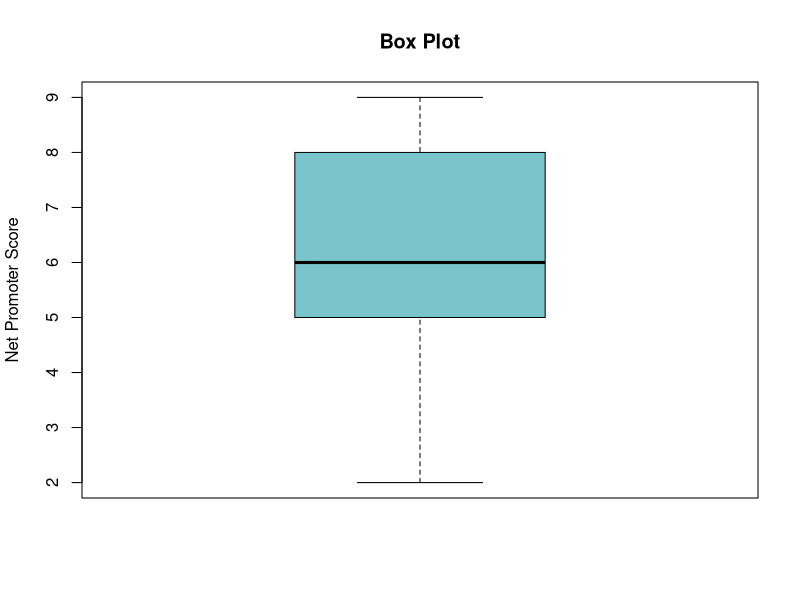
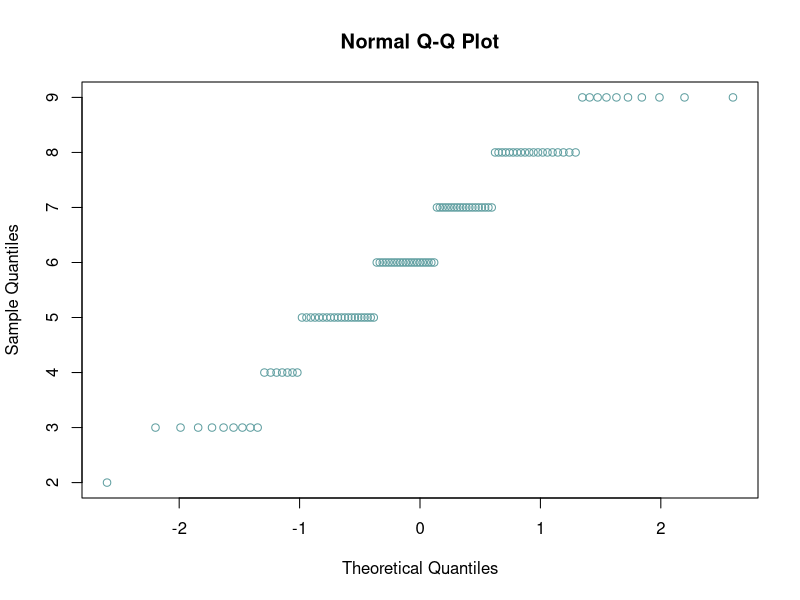
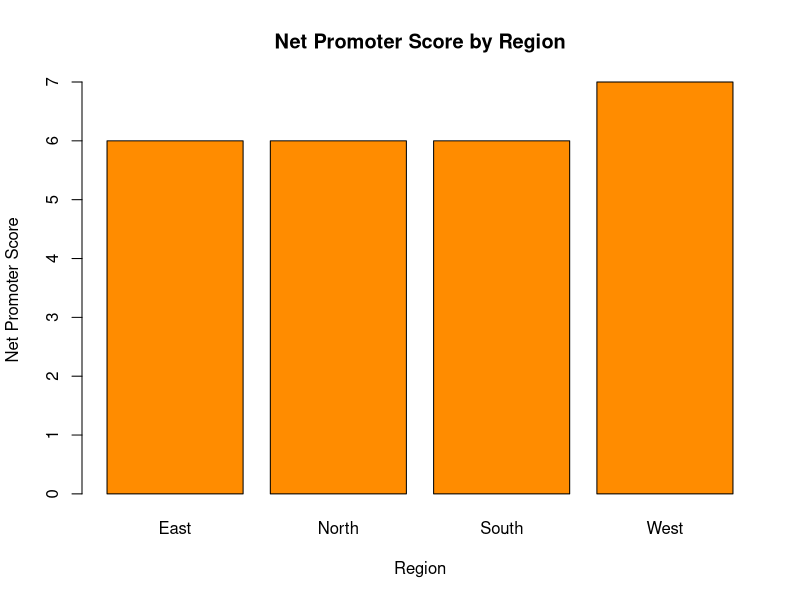
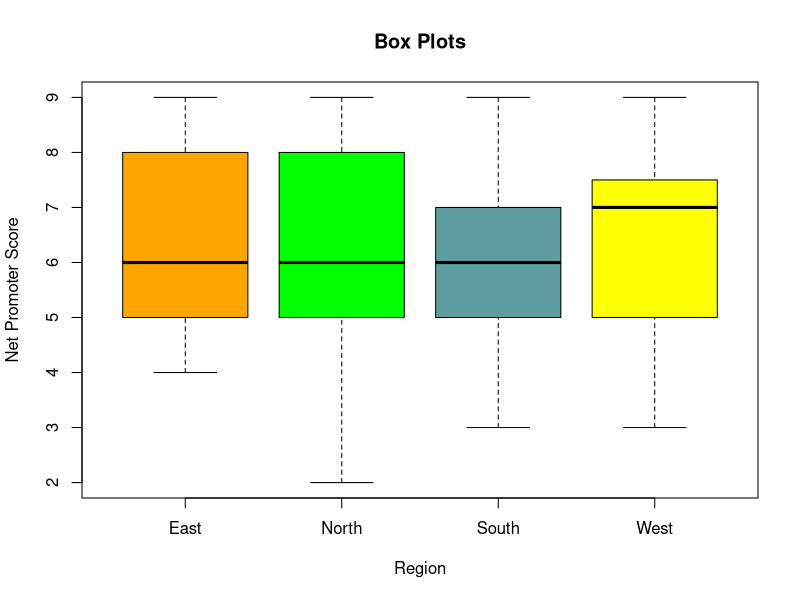

The R script that drew these images, in order:

library(nortest)
library(gmodels)


cust_data <- read.csv("./data/0204_statistical_inference/00_live_class/CUST_PROFILE.csv", header = TRUE)
head(cust_data)
dim(cust_data)
str(cust_data)
summary(cust_data)

length(unique(cust_data$CUSTID))
# [1] 15001

nps_data <- read.csv("./data/0204_statistical_inference/00_live_class/NPSDATA.csv", header = TRUE)
head(nps_data)
dim(nps_data)
str(nps_data)
summary(nps_data)

length(unique(nps_data$CUSTID))
# [1] 107



merged_data <- merge(nps_data, cust_data, by = "CUSTID", all.x = TRUE)
head(merged_data)
dim(merged_data)
str(merged_data)
summary(merged_data)

length(unique(merged_data$CUSTID))
# [1] 107



mean(merged_data$NPS)
# [1] 6.196262

median(merged_data$NPS)
# [1] 6



boxplot(merged_data$NPS, main = "Box Plot", ylab = "Net Promoter Score", col = "cadetblue3")

qqnorm(merged_data$NPS, col = "cadetblue")

shapiro.test(merged_data$NPS)
#         Shapiro-Wilk normality test
# 
# data:  merged_data$NPS
# W = 0.94709, p-value = 0.000326

lillie.test(merged_data$NPS)
#         Lilliefors (Kolmogorov-Smirnov) normality test
# 
# data:  merged_data$NPS
# D = 0.12501, p-value = 0.0002978

wilcox.test(merged_data$NPS, mu = 6, alternative = "greater")
#         Wilcoxon signed rank test with continuity correction
# 
# data:  merged_data$NPS
# V = 2166, p-value = 0.09809
# alternative hypothesis: true location is greater than 6



func <- function(x) {
  c(
    mean = round(mean(x), 2),
    median = median(x)
  )
}
aggregate(NPS ~ REGION, data = merged_data, FUN = func)
#   REGION NPS.mean NPS.median
# 1   East     6.25       6.00
# 2  North     6.21       6.00
# 3  South     6.06       6.00
# 4   West     6.32       7.00

kruskal.test(NPS ~ REGION, data = merged_data)
#         Kruskal-Wallis rank sum test
# 
# data:  NPS by REGION
# Kruskal-Wallis chi-squared = 0.52336, df = 3, p-value = 0.9137



agg_data <- aggregate(NPS ~ REGION, data = merged_data, FUN = median)
agg_data

barplot(
  agg_data$NPS, 
  main = "Net Promoter Score by Region", 
  names.arg = agg_data$REGION, 
  xlab = "Region", 
  ylab = "Net Promoter Score", 
  col = "darkorange"
)

boxplot(
  NPS ~ REGION, 
  data = merged_data, 
  main = "Box Plots", 
  xlab = "Region", 
  ylab = "Net Promoter Score", 
  col = c("orange", "green", "cadetblue", "yellow")
)



merged_data$DETRACTOR <- ifelse(merged_data$NPS <= 6, "Yes", "No")
head(merged_data)



table_data <- table(merged_data$DETRACTOR)
table_data
# No Yes 
# 48  59 

round(prop.table(table_data), 2)
#   No  Yes 
# 0.45 0.55

round(prop.table(table_data), 4) * 100
#    No   Yes 
# 44.86 55.14



prop.test(table_data["Yes"], sum(table_data), 0.4, alternative = "greater")
#         1-sample proportions test with continuity correction
# 
# data:  table_data["Yes"] out of sum(table_data), null probability 0.4
# X-squared = 9.5985, df = 1, p-value = 0.0009737
# alternative hypothesis: true p is greater than 0.4
# 95 percent confidence interval:
#   0.4673912 1.0000000
# sample estimates:
#         p 
# 0.5514019 



table(merged_data$DETRACTOR, merged_data$REGION)
#     East North South West
# No     7    11    15   15
# Yes   13    13    20   13

table(merged_data$REGION, merged_data$DETRACTOR)
#       No Yes
# East   7  13
# North 11  13
# South 15  20
# West  15  13

detractors <- subset(merged_data, DETRACTOR == 'Yes')
table(detractors$REGION)
# East North South  West 
#   13    13    20    13



CrossTable(merged_data$DETRACTOR, merged_data$REGION, chisq = TRUE)
#      Cell Contents
#   |-------------------------|
#   |                       N |
#   | Chi-square contribution |
#   |           N / Row Total |
#   |           N / Col Total |
#   |         N / Table Total |
#   |-------------------------|
#   
#   
#   Total Observations in Table:  107 
# 
# 
#                         | merged_data$REGION 
#   merged_data$DETRACTOR |      East |     North |     South |      West | Row Total | 
#   ----------------------|-----------|-----------|-----------|-----------|-----------|
#                      No |         7 |        11 |        15 |        15 |        48 | 
#                         |     0.433 |     0.005 |     0.031 |     0.474 |           | 
#                         |     0.146 |     0.229 |     0.312 |     0.312 |     0.449 | 
#                         |     0.350 |     0.458 |     0.429 |     0.536 |           | 
#                         |     0.065 |     0.103 |     0.140 |     0.140 |           | 
#   ----------------------|-----------|-----------|-----------|-----------|-----------|
#                     Yes |        13 |        13 |        20 |        13 |        59 | 
#                         |     0.353 |     0.004 |     0.025 |     0.385 |           | 
#                         |     0.220 |     0.220 |     0.339 |     0.220 |     0.551 | 
#                         |     0.650 |     0.542 |     0.571 |     0.464 |           | 
#                         |     0.121 |     0.121 |     0.187 |     0.121 |           | 
#   ----------------------|-----------|-----------|-----------|-----------|-----------|
#            Column Total |        20 |        24 |        35 |        28 |       107 | 
#                         |     0.187 |     0.224 |     0.327 |     0.262 |           | 
#   ----------------------|-----------|-----------|-----------|-----------|-----------|
#   
#   
#   Statistics for All Table Factors
# 
# 
#   Pearson's Chi-squared test 
#   ------------------------------------------------------------
#   Chi^2 =  1.711052     d.f. =  3     p =  0.6344795 
